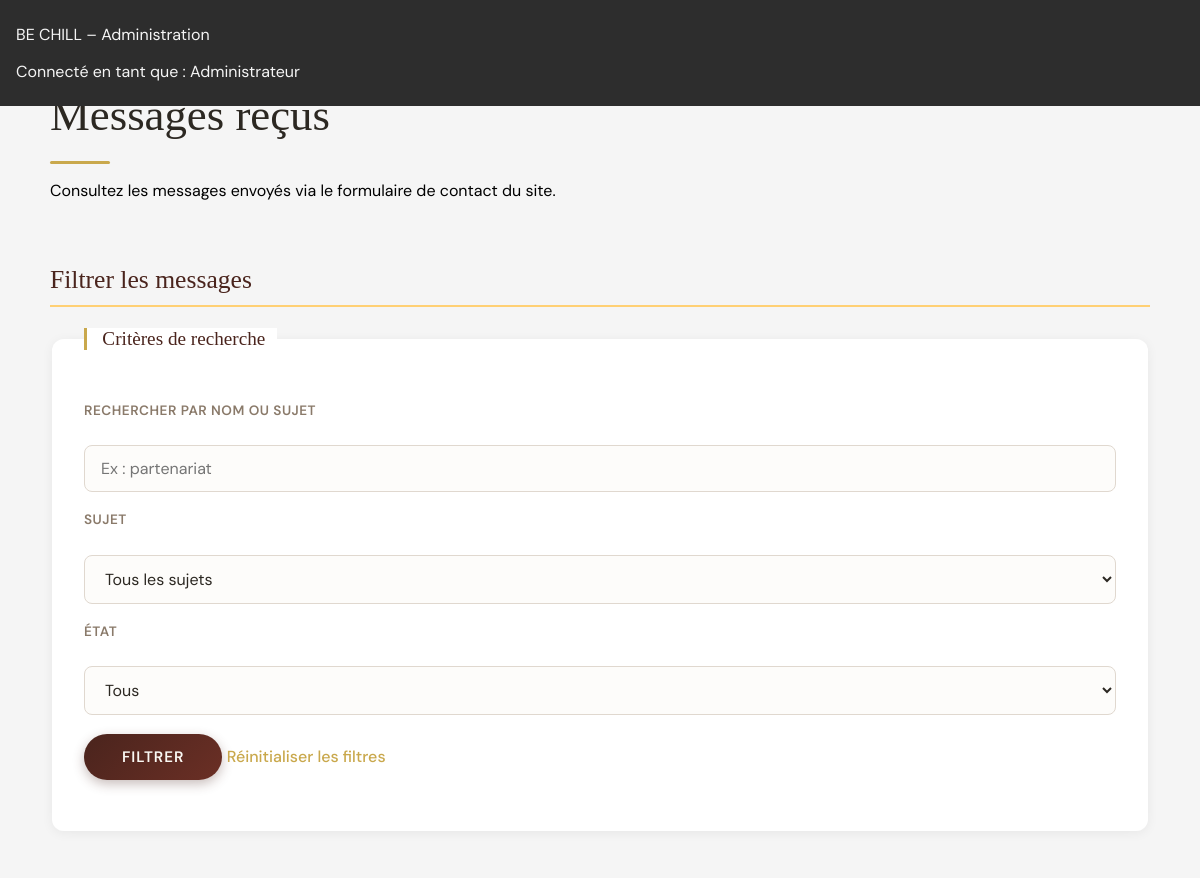
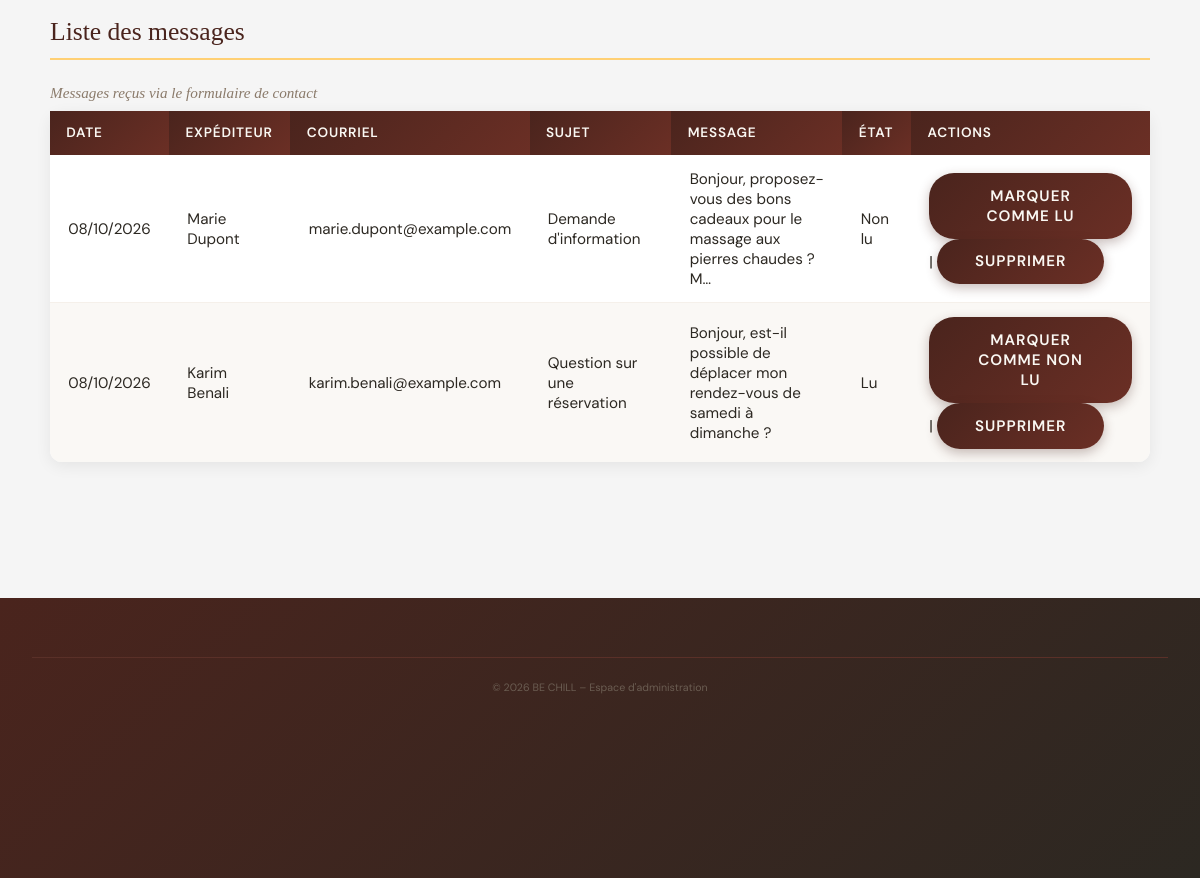
Page /_archives/ancien-php/admin/messages.php (signed in) on the committed database (2 pictures, top to bottom).
### tables this page shows
CREATE TABLE message (
    id         INT UNSIGNED AUTO_INCREMENT PRIMARY KEY,
    nom        VARCHAR(100) NOT NULL,
    email      VARCHAR(150) NOT NULL,
    sujet      VARCHAR(50)  NOT NULL,
    texte      TEXT NOT NULL,
    lu         TINYINT(1) NOT NULL DEFAULT 0,
    date_envoi DATETIME NOT NULL DEFAULT CURRENT_TIMESTAMP
);

### _archives/ancien-php/admin/messages.php (the view, shortened to what this page needs)
<?php
require_once __DIR__ . '/db.php';
$recherche = trim($_GET['recherche'] ?? '');
$sql = "SELECT * FROM message WHERE 1=1";
$params = [];
$sql .= " ORDER BY date_envoi DESC";
$stmt = $pdo->prepare($sql);
$stmt->execute($params);
$messages = $stmt->fetchAll();
$libellesSujet = [
    'information' => "Demande d'information",
    'reservation' => "Question sur une réservation",
    'reclamation' => "Réclamation",
    'partenariat' => "Proposition de partenariat",
    'autre' => "Autre",
];
?>
<!DOCTYPE html>
<html lang="fr">
<head>
    <link rel="stylesheet" href="../style.css">
</head>
<body>
    <header>
        <p>BE CHILL – Administration</p>
        <p>Connecté en tant que : <?= htmlspecialchars($_SESSION['operator_nom']) ?></p>
    </header>
    <nav aria-label="Navigation administration">
        <ul>
            <li><a href="dashboard.php">Tableau de bord</a></li>
            <li><a href="soins.php">Gérer les soins</a></li>
            <li><a href="messages.php" aria-current="page">Messages reçus</a></li>
            <li><a href="logout.php">Déconnexion</a></li>
        </ul>
    </nav>
    <main>
        <h1>Messages reçus</h1>
        <p>Consultez les messages envoyés via le formulaire de contact du site.</p>
        <section aria-labelledby="filtres-messages">
            <h2 id="filtres-messages">Filtrer les messages</h2>
            <form action="messages.php" method="get">
                <fieldset>
                    <legend>Critères de recherche</legend>
                    <p>
                        <label for="recherche-message">Rechercher par nom ou sujet</label><br>
                        <input type="search" id="recherche-message" name="recherche" placeholder="Ex : partenariat"
                               value="<?= htmlspecialchars($recherche) ?>">
                    </p>
                    <p>
                        <label for="filtre-sujet">Sujet</label><br>
                        <select id="filtre-sujet" name="sujet">
                            <option value="">Tous les sujets</option>
                        </select>
                    </p>
                    <p>
                        <label for="filtre-lu">État</label><br>
                        <select id="filtre-lu" name="lu">
                            <option value="">Tous</option>
                        </select>
                    </p>
                    <p>
                        <button type="submit">Filtrer</button>
                        <a href="messages.php">Réinitialiser les filtres</a>
                    </p>
                </fieldset>
            </form>
        </section>
        <section aria-labelledby="liste-messages">
            <h2 id="liste-messages">Liste des messages</h2>
            <table>
                <caption>Messages reçus via le formulaire de contact</caption>
                <thead>
                    <tr>
                        <th scope="col">Date</th>
                        <th scope="col">Expéditeur</th>
                        <th scope="col">Courriel</th>
                        <th scope="col">Sujet</th>
                        <th scope="col">Message</th>
                        <th scope="col">État</th>
                        <th scope="col">Actions</th>
                    </tr>
                </thead>
                <tbody>
                    <?php if (empty($messages)): ?>
                        <tr>
                            <td colspan="7">Aucun message ne correspond à votre recherche.</td>
                        </tr>
                    <?php else: ?>
                        <?php foreach ($messages as $msg): ?>
                            <tr>
                                <td><?= date('d/m/Y', strtotime($msg['date_envoi'])) ?></td>
                                <td><?= htmlspecialchars($msg['nom']) ?></td>
                                <td><?= htmlspecialchars($msg['email']) ?></td>
                                <td><?= htmlspecialchars($libellesSujet[$msg['sujet']] ?? $msg['sujet']) ?></td>
                                <td><?= htmlspecialchars(mb_strimwidth($msg['texte'], 0, 80, '…')) ?></td>
                                <td><?= $msg['lu'] ? 'Lu' : 'Non lu' ?></td>
                                <td>
                                    <?php $query = $_SERVER['QUERY_STRING'] !== '' ? '?' . htmlspecialchars($_SERVER['QUERY_STRING']) : ''; ?>
                                    <?php if ($msg['lu']): ?>
                                        <form action="messages.php<?= $query ?>" method="post" style="display:inline;">
                                            <button type="submit">Marquer comme non lu</button>
                                        </form>
                                    <?php else: ?>
                                        <form action="messages.php<?= $query ?>" method="post" style="display:inline;">
                                            <button type="submit">Marquer comme lu</button>
                                        </form>
                                    <?php endif; ?>
                                    |
                                    <form action="messages.php<?= $query ?>" method="post" style="display:inline;"
                                          onsubmit="return confirm('Supprimer définitivement ce message ?');">
                                        <button type="submit">Supprimer</button>
                                    </form>
                                </td>
                            </tr>
                        <?php endforeach; ?>
                    <?php endif; ?>
                </tbody>
            </table>
        </section>
    </main>
    <footer>
        <p><small>&copy; 2026 BE CHILL – Espace d'administration</small></p>
    </footer>
</body>
</html>

### rows in the picture
message: date_envoi "08/10/2026", nom "Marie Dupont", email "marie.dupont@example.com", sujet "Demande d'information", texte "Bonjour, proposez-vous des bons cadeaux pour le massage aux pierres chaudes ? M…", lu "Non lu"
message: date_envoi "08/10/2026", nom "Karim Benali", email "karim.benali@example.com", sujet "Question sur une réservation", texte "Bonjour, est-il possible de déplacer mon rendez-vous de samedi à dimanche ?", lu "Lu"

### other values in the picture
$_SESSION['operator_nom'] "Administrateur"
